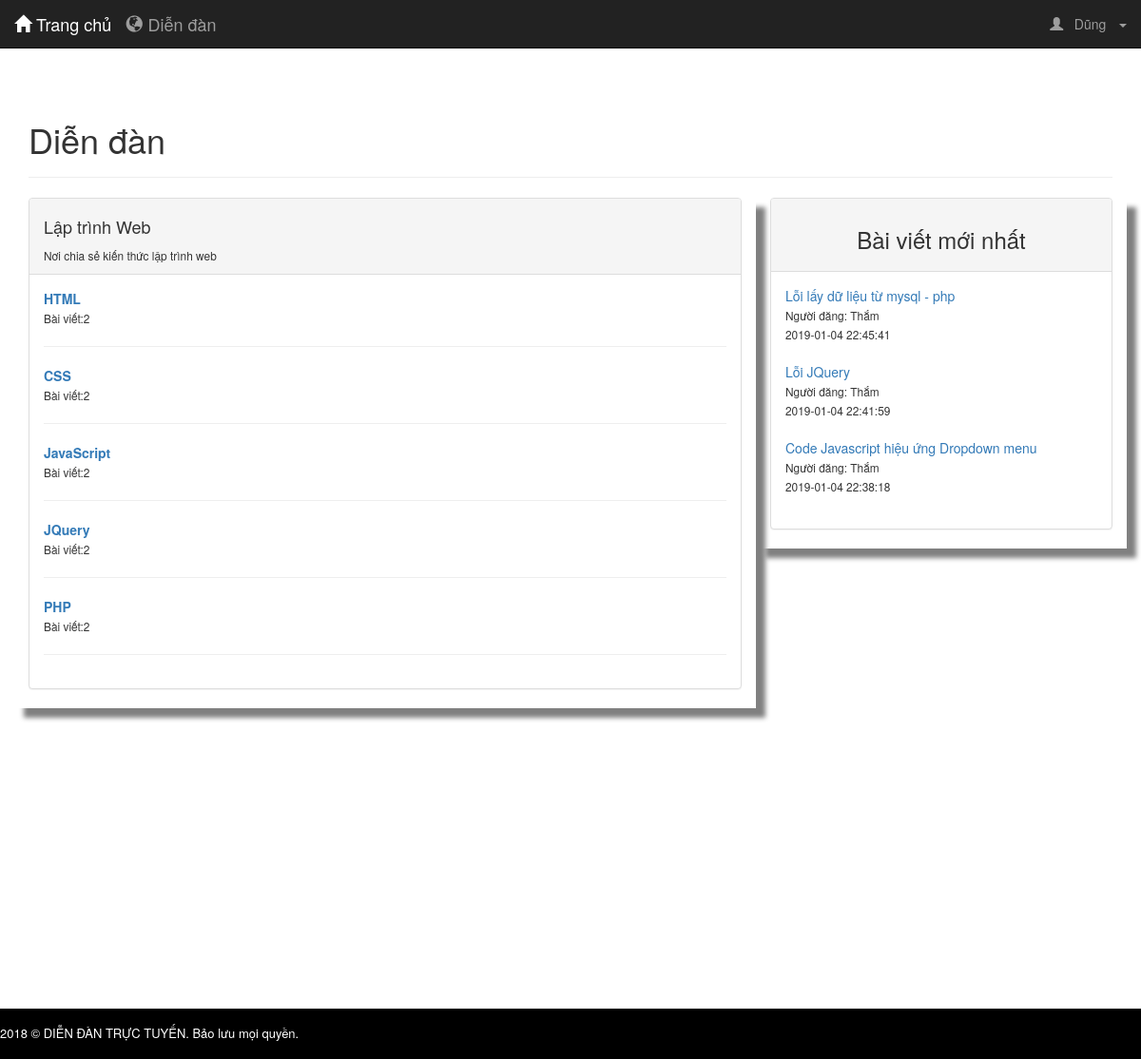
Screenshot of /Sources/officialforum/index.php?action=forum&action=forum (signed in) with the database file from the repository.
### tables this page shows
CREATE TABLE `categories` (
  `category_id` int(11) NOT NULL,
  `category_name` varchar(50) NOT NULL
);

CREATE TABLE `posts` (
  `post_id` int(11) NOT NULL,
  `id` int(11) NOT NULL,
  `category_id` int(11) NOT NULL,
  `post_title` text NOT NULL,
  `post_content` text NOT NULL,
  `post_created` datetime NOT NULL,
  `post_modified` timestamp NOT NULL DEFAULT CURRENT_TIMESTAMP ON UPDATE CURRENT_TIMESTAMP,
  `post_image` varchar(300) DEFAULT NULL
);

### Sources/officialforum/controllers/forum_controller.php (called while the page is built, shortened)
<?php
	require_once 'models/category.php';
	require_once 'models/post.php';
	class ForumController extends BaseController
	{
	  	public function forum(){
	  		$category = Category::readCategories();
	  		$readNewPosts = Post::readNewPosts();
	  		$data = array('category' => $category,
	  		 	'readNewPosts' => $readNewPosts);
			$this->render('forum',$data);
	  	}
	}
 ?>

### Sources/officialforum/routes.php (called while the page is built, shortened)
<?php
	$controller = new $klass;
	$controller->$action();
 ?>

### Sources/officialforum/index.php (called while the page is built, shortened)
<?php
	require_once('routes.php');
 ?>

### Sources/officialforum/models/category.php (called while the page is built, shortened)
<?php
class Category
{
	public static function readCategories(){
   		$database = new Database();
		$db = $database->getConnection();
		$list = [];
   		$query = "SELECT * FROM categories";
    	$stmt = $db->prepare( $query );
    	$stmt->execute();
    	foreach ($stmt->fetchAll() as $category) {
      		$array = array($category['category_id'], $category['category_name']);
      		$list[] = $array;
    	}
    	return $list;
    }
}
 ?>

### Sources/officialforum/models/post.php (called while the page is built, shortened)
<?php
class Post
{
    public static function readNewPosts(){
    	$database = new Database();
		$db = $database->getConnection();
		$list = [];
		$query = "SELECT * FROM posts ORDER BY post_created DESC LIMIT 3";
		$stmt = $db->prepare($query);
		$stmt->execute();
		foreach ($stmt->fetchAll() as $readNewPosts) {
			$array = array($readNewPosts['post_id'],$readNewPosts['post_title'],$readNewPosts['post_content'],$readNewPosts['post_image'],$readNewPosts['post_created'] );
			$list[] = $array;
		}
		return $list;
    }
}
 ?>

### Sources/officialforum/views/forum/forum.php (the view, shortened to what this page needs)
<div class="row">
	<div class="col-sm-12">
	</div>
</div>
<div class="row">
	<div class="col-sm-8 shad">
		<div class="panel panel-default">
		  	<div class="panel-heading">
		  		<h4>Lập trình Web</h4>
		  		<small>Nơi chia sẻ kiến thức lập trình web</small>
		  	</div>
		  	<div class="panel-body">
		  		<?php
					foreach ($category as $cate) {
						$category_id = $cate[0];
						$category_name = $cate[1];
						echo '<a href="index.php?controller=forum&action=pageTitle&id='.$category_id.'"><strong>'.$category_name.'</strong></a><br><small>Bài viết:2</small><hr>';
					}
				?>
		  	</div>
		</div>
	</div>
	<div class="col-sm-4 shad">
			<div class="panel panel-default">
				<div class="panel-heading" style="text-align: center;"><h3>Bài viết mới nhất</h3></div>
				<div class="panel-body">
					<?php foreach ($readNewPosts as $NewPosts) {
						$newPostsID = $NewPosts[0];
						$newPostsTitle = $NewPosts[1];
						$newPostsCreated = $NewPosts[4];
					 ?>
					<div>
						<a href="index.php?controller=forum&action=postContent&id=<?php echo $newPostsID ?>"><?php echo $newPostsTitle; ?></a><br>
						<small>Người đăng: Thắm</small><br>
						<small><?php echo $newPostsCreated; ?></small>
					</div>
					<br>
					<?php } ?>
				</div>
			</div>
	</div>
</div>

### Sources/officialforum/libs/css/customer.css (style rules this page uses)
.shad { box-shadow: 10px 10px 5px grey; }

### rows the page displays
categories: category_name "HTML"
categories: category_name "CSS"
categories: category_name "JavaScript"
categories: category_name "JQuery"
categories: category_name "PHP"
posts: post_title "Lỗi lấy dữ liệu từ mysql - php", post_created "2019-01-04 22:45:41"
posts: post_title "Lỗi JQuery", post_created "2019-01-04 22:41:59"
posts: post_title "Code Javascript hiệu ứng Dropdown menu", post_created "2019-01-04 22:38:18"

### other values shown
$_SESSION['firstname'] "Dũng"
$page_title "Diễn đàn"
